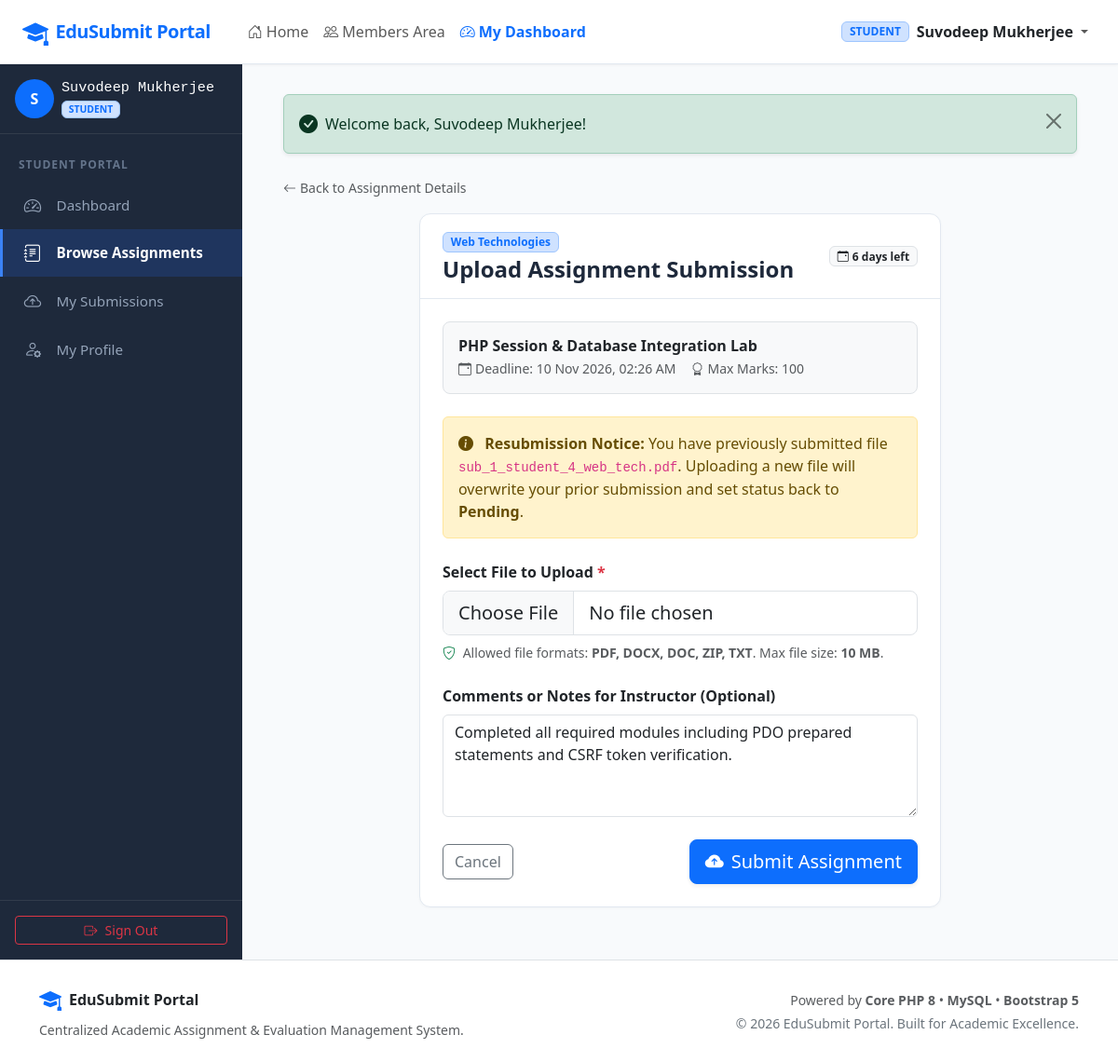
Screenshot of /student/submit.php?id=1 (signed in) with the database file from the repository.
### tables this page shows
CREATE TABLE `assignments` (
  `id` INT UNSIGNED AUTO_INCREMENT PRIMARY KEY,
  `teacher_id` INT UNSIGNED NOT NULL,
  `title` VARCHAR(200) NOT NULL,
  `subject` VARCHAR(100) NOT NULL,
  `description` TEXT NOT NULL,
  `deadline` DATETIME NOT NULL,
  `file` VARCHAR(255) DEFAULT NULL,
  `max_marks` INT UNSIGNED NOT NULL DEFAULT 100,
  `created_at` TIMESTAMP DEFAULT CURRENT_TIMESTAMP,
  `updated_at` TIMESTAMP DEFAULT CURRENT_TIMESTAMP ON UPDATE CURRENT_TIMESTAMP,
  INDEX `idx_assignments_subject` (`subject`),
  INDEX `idx_assignments_deadline` (`deadline`),
  INDEX `idx_assignments_teacher` (`teacher_id`),
  CONSTRAINT `fk_assignments_teacher`
    FOREIGN KEY (`teacher_id`)
    REFERENCES `users` (`id`)
    ON DELETE CASCADE
    ON UPDATE CASCADE
);

CREATE TABLE `submissions` (
  `id` INT UNSIGNED AUTO_INCREMENT PRIMARY KEY,
  `student_id` INT UNSIGNED NOT NULL,
  `assignment_id` INT UNSIGNED NOT NULL,
  `file` VARCHAR(255) NOT NULL,
  `student_notes` TEXT DEFAULT NULL,
  `submit_date` TIMESTAMP DEFAULT CURRENT_TIMESTAMP,
  `marks` DECIMAL(5,2) DEFAULT NULL,
  `feedback` TEXT DEFAULT NULL,
  `status` ENUM('Pending', 'Reviewed', 'Completed') NOT NULL DEFAULT 'Pending',
  `evaluated_at` DATETIME DEFAULT NULL,
  `evaluated_by` INT UNSIGNED DEFAULT NULL,
  `updated_at` TIMESTAMP DEFAULT CURRENT_TIMESTAMP ON UPDATE CURRENT_TIMESTAMP,
  INDEX `idx_submissions_status` (`status`),
  INDEX `idx_submissions_student` (`student_id`),
  INDEX `idx_submissions_assignment` (`assignment_id`),
  UNIQUE KEY `unique_student_assignment` (`student_id`, `assignment_id`),
  CONSTRAINT `fk_submissions_student`
    FOREIGN KEY (`student_id`)
    REFERENCES `users` (`id`)
    ON DELETE CASCADE
    ON UPDATE CASCADE,
  CONSTRAINT `fk_submissions_assignment`
    FOREIGN KEY (`assignment_id`)
    REFERENCES `assignments` (`id`)
    ON DELETE CASCADE
    ON UPDATE CASCADE,
  CONSTRAINT `fk_submissions_evaluator`
    FOREIGN KEY (`evaluated_by`)
    REFERENCES `users` (`id`)
    ON DELETE SET NULL
    ON UPDATE CASCADE
);

### student/submit.php (the view, shortened to what this page needs)
<?php
require_once __DIR__ . '/../config/config.php';
$studentId = (int)$_SESSION['user_id'];
$assignmentId = (int)($_GET['id'] ?? ($_POST['assignment_id'] ?? 0));
$pdo = getDBConnection();
$stmt = $pdo->prepare("SELECT * FROM assignments WHERE id = :id LIMIT 1");
$stmt->execute(['id' => $assignmentId]);
$assignment = $stmt->fetch();
$stmtSub = $pdo->prepare("SELECT * FROM submissions WHERE assignment_id = :aid AND student_id = :sid LIMIT 1");
$stmtSub->execute(['aid' => $assignmentId, 'sid' => $studentId]);
$existingSubmission = $stmtSub->fetch();
$studentNotes = $existingSubmission['student_notes'] ?? '';
require_once __DIR__ . '/../includes/header.php';
?>
<div class="dashboard-wrapper">
    <?php require_once __DIR__ . '/../includes/sidebar.php'; ?>
    <main class="main-content">
        <div class="container-fluid">
            <?php echo renderFlashMessages(); ?>
            <div class="mb-3">
                <a href="<?php echo BASE_URL; ?>/student/assignment_details.php?id=<?php echo (int)$assignment['id']; ?>" class="text-decoration-none text-muted small">
                    <i class="bi bi-arrow-left me-1"></i>Back to Assignment Details
                </a>
            </div>
            <div class="row justify-content-center">
                <div class="col-lg-8">
                    <div class="custom-card">
                        <div class="custom-card-header">
                            <div>
                                <span class="badge bg-primary-subtle text-primary border border-primary-subtle mb-1"><?php echo e($assignment['subject']); ?></span>
                                <h4 class="fw-bold mb-0">Upload Assignment Submission</h4>
                            </div>
                            <?php echo renderDeadlineBadge($assignment['deadline']); ?>
                        </div>
                        <div class="custom-card-body">
                            <div class="p-3 bg-light rounded-3 border mb-4">
                                <h6 class="fw-bold text-dark mb-1"><?php echo e($assignment['title']); ?></h6>
                                <div class="d-flex flex-wrap gap-3 small text-muted">
                                    <span><i class="bi bi-calendar-event me-1"></i>Deadline: <?php echo formatDate($assignment['deadline']); ?></span>
                                    <span><i class="bi bi-award me-1"></i>Max Marks: <?php echo (int)$assignment['max_marks']; ?></span>
                                </div>
                            </div>
                            <?php if ($existingSubmission): ?>
                                <div class="alert alert-warning mb-4">
                                    <i class="bi bi-info-circle-fill me-2"></i>
                                    <strong>Resubmission Notice:</strong> You have previously submitted file <code><?php echo e($existingSubmission['file']); ?></code>. Uploading a new file will overwrite your prior submission and set status back to <strong>Pending</strong>.
                                </div>
                            <?php endif; ?>
                            <form method="POST" action="<?php echo e($_SERVER['PHP_SELF']); ?>?id=<?php echo (int)$assignment['id']; ?>" enctype="multipart/form-data">
                                <div class="mb-4">
                                    <label for="submission_file" class="form-label fw-bold text-dark">
                                        Select File to Upload <span class="text-danger">*</span>
                                    </label>
                                    <input type="file"
                                           class="form-control form-control-lg"
                                           id="submission_file"
                                           name="submission_file"
                                           required
                                           data-max-size="10485760"
                                           data-allowed-ext="pdf,docx,doc,zip,txt,png,jpg,jpeg">
                                    <div class="form-text small text-muted mt-2">
                                        <i class="bi bi-shield-check text-success me-1"></i>
                                        Allowed file formats: <strong>PDF, DOCX, DOC, ZIP, TXT</strong>. Max file size: <strong>10 MB</strong>.
                                    </div>
                                </div>
                                <div class="mb-4">
                                    <label for="student_notes" class="form-label fw-semibold text-dark">
                                        Comments or Notes for Instructor (Optional)
                                    </label>
                                    <textarea class="form-control" id="student_notes" name="student_notes" rows="4" placeholder="Mention any specific assumptions, execution commands, or instructions for the teacher..."><?php echo e($studentNotes); ?></textarea>
                                </div>
                                <div class="d-flex justify-content-between align-items-center">
                                    <a href="<?php echo BASE_URL; ?>/student/assignment_details.php?id=<?php echo (int)$assignment['id']; ?>" class="btn btn-outline-secondary">
                                        Cancel
                                    </a>
                                    <button type="submit" class="btn btn-primary btn-lg shadow-sm">
                                        <i class="bi bi-cloud-arrow-up-fill me-2"></i>Submit Assignment
                                    </button>
                                </div>
                            </form>
                        </div>
                    </div>
                </div>
            </div>
        </div>
    </main>
</div>
<?php require_once __DIR__ . '/../includes/footer.php'; ?>

### config/config.php (shortened to what this page needs)
<?php
function e($data): string {
    return htmlspecialchars((string)($data ?? ''), ENT_QUOTES, 'UTF-8');
}
function getFlashes(): array {
    $flashes = $_SESSION['flash'] ?? [];
    return $flashes;
}
function renderFlashMessages(): string {
    $flashes = getFlashes();
    $html = '<div class="flash-messages-container mb-4">';
    foreach ($flashes as $f) {
        $alertType = e($f['type']);
        $icon = match ($alertType) {
            'success' => 'bi-check-circle-fill',
            'danger'  => 'bi-exclamation-triangle-fill',
            'warning' => 'bi-exclamation-circle-fill',
            default   => 'bi-info-circle-fill',
        };
        $html .= sprintf(
            '<div class="alert alert-%s alert-dismissible fade show d-flex align-items-center shadow-sm" role="alert">' .
            '<i class="bi %s me-2 fs-5"></i>' .
            '<div>%s</div>' .
            '<button type="button" class="btn-close" data-bs-dismiss="alert" aria-label="Close"></button>' .
            '</div>',
            $alertType,
            $icon,
            e($f['message'])
        );
    }
    $html .= '</div>';
    return $html;
}
function formatDate(?string $datetime, string $format = 'd M Y, h:i A'): string {
    $dt = new DateTime($datetime);
    return $dt->format($format);
}
function renderDeadlineBadge(string $deadline): string {
    $now = new DateTime();
    $dl = new DateTime($deadline);
    $diff = $now->diff($dl);
    return '<span class="badge bg-light text-dark border"><i class="bi bi-calendar-event me-1"></i>' . $diff->days . ' days left</span>';
}

### assets/css/style.css (style rules this page uses)
:root { --primary-color: #2563eb; --primary-hover: #1d4ed8; --secondary-color: #475569; --dark-bg: #0f172a; --sidebar-bg: #1e293b; --sidebar-active: #3b82f6; --content-bg: #f8fafc; --card-border: #e2e8f0; }
body { background-color: var(--content-bg); font-family: 'Segoe UI', system-ui, -apple-system, sans-serif; color: #1e293b; min-height: 100vh; display: flex; flex-direction: column; }
.dashboard-wrapper { display: flex; flex: 1; min-height: calc(100vh - 65px); }
.main-content { flex: 1; padding: 2rem; overflow-y: auto; background-color: var(--content-bg); }
.custom-card { background: #ffffff; border-radius: 12px; border: 1px solid var(--card-border); box-shadow: 0 1px 3px rgba(0,0,0,0.03); margin-bottom: 1.5rem; }
.custom-card-header { background-color: transparent; border-bottom: 1px solid var(--card-border); padding: 1rem 1.5rem; display: flex; align-items: center; justify-content: space-between; }
.custom-card-body { padding: 1.5rem; }
.flash-messages-container { animation: fadeIn 0.3s ease-in; }

### rows the page displays
assignments: subject "Web Technologies", deadline "6", title "PHP Session & Database Integration Lab", deadline "10 Nov 2026, 02:26 AM", max_marks "100"
submissions: file "sub_1_student_4_web_tech.pdf", student_notes "Completed all required modules including PDO prepared statements and CSRF token verification."

### other values shown
APP_NAME "EduSubmit Portal"
$user['role'] "STUDENT"
$user['name'] "Suvodeep Mukherjee"
substr($user['name'] ?? 'U', 0, 1) "S"
$role "STUDENT"
